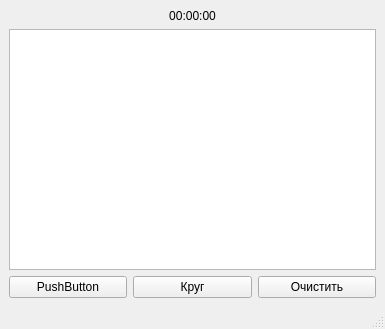
<?xml version="1.0" encoding="UTF-8"?>
<ui version="4.0">
 <class>MainWindow</class>
 <widget class="QMainWindow" name="MainWindow">
  <property name="geometry">
   <rect>
    <x>0</x>
    <y>0</y>
    <width>385</width>
    <height>329</height>
   </rect>
  </property>
  <property name="windowTitle">
   <string>MainWindow</string>
  </property>
  <widget class="QWidget" name="centralwidget">
   <layout class="QGridLayout" name="gridLayout">
    <item row="0" column="0">
     <layout class="QVBoxLayout" name="verticalLayout">
      <item>
       <widget class="QLabel" name="lb_time">
        <property name="layoutDirection">
         <enum>Qt::RightToLeft</enum>
        </property>
        <property name="text">
         <string>00:00:00</string>
        </property>
        <property name="alignment">
         <set>Qt::AlignCenter</set>
        </property>
       </widget>
      </item>
      <item>
       <widget class="QTextBrowser" name="textBrowser"/>
      </item>
      <item>
       <layout class="QHBoxLayout" name="horizontalLayout">
        <item>
         <widget class="QPushButton" name="PB_start">
          <property name="text">
           <string>PushButton</string>
          </property>
          <property name="checkable">
           <bool>true</bool>
          </property>
          <property name="autoRepeat">
           <bool>false</bool>
          </property>
          <property name="default">
           <bool>false</bool>
          </property>
          <property name="flat">
           <bool>false</bool>
          </property>
         </widget>
        </item>
        <item>
         <widget class="QPushButton" name="PB_loop">
          <property name="text">
           <string>Круг</string>
          </property>
         </widget>
        </item>
        <item>
         <widget class="QPushButton" name="PB_clear">
          <property name="text">
           <string>Очистить</string>
          </property>
         </widget>
        </item>
       </layout>
      </item>
     </layout>
    </item>
   </layout>
  </widget>
  <widget class="QMenuBar" name="menubar">
   <property name="geometry">
    <rect>
     <x>0</x>
     <y>0</y>
     <width>385</width>
     <height>22</height>
    </rect>
   </property>
  </widget>
  <widget class="QStatusBar" name="statusbar"/>
 </widget>
 <resources/>
 <connections>
  <connection>
   <sender>PB_clear</sender>
   <signal>clicked()</signal>
   <receiver>textBrowser</receiver>
   <slot>clear()</slot>
   <hints>
    <hint type="sourcelabel">
     <x>265</x>
     <y>265</y>
    </hint>
    <hint type="destinationlabel">
     <x>178</x>
     <y>150</y>
    </hint>
   </hints>
  </connection>
 </connections>
</ui>
